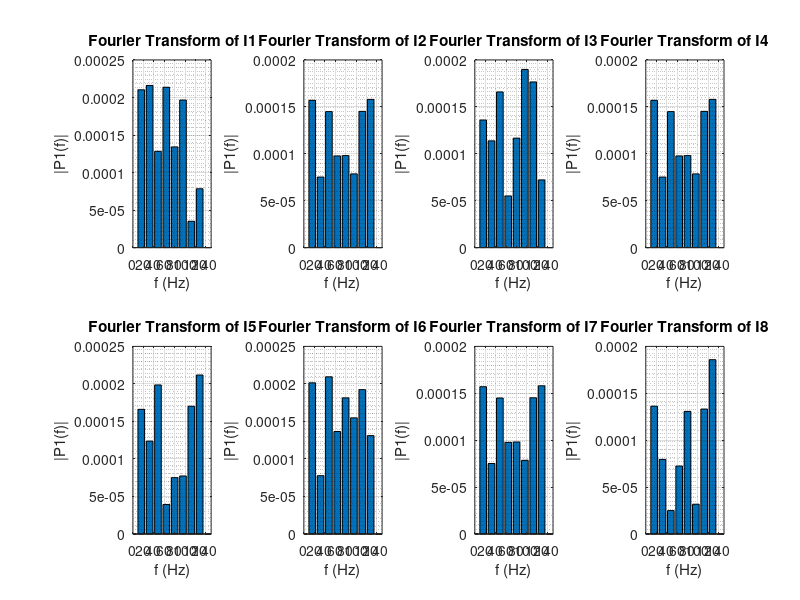

This chart was generated by the following MATLAB code: (Note: this script raises an error after producing the figure.)
%testing for fourier signals on memristor crossbar array
M = 4;                % Power of signal frequency
N = 5;                % Power of length
f = 2^M;              % Frequency of base harmonic
%100 samples
Fs = 32*f;            % Sampling frequency                    
T = 1/Fs;             % Sampling period       
L = 2^N;              % Length of signal   NB: MUST be power of 2
t = (0:L-1)*T;        % Time vector (2^N samples, from 0:2^N-1)
n = 1;

%set up input sequence of voltages being 
v1 = sin(2*pi*f*t*n);
v2 = sin(2*pi*f*t*(n+1));
v3 = sin(2*pi*f*t*(n+2));
v4 = sin(2*pi*f*t*(n+3));
v5 = sin(2*pi*f*t*(n+4));
v6 = sin(2*pi*f*t*(n+5));
v7 = sin(2*pi*f*t*(n+6));
v8 = sin(2*pi*f*t*(n+7));

Vin = zeros(8,L); %Please parametrise the number of columns of this, and make it 2^N
Vin(1,1:L) = v1;
Vin(2,1:L) = v2;
Vin(3,1:L) = v3;
Vin(4,1:L) = v4;
Vin(5,1:L) = v5;
Vin(6,1:L) = v6;
Vin(7,1:L) = v7;
Vin(8,1:L) = v8;

%Conductance Matrix Setup
G = zeros(8,8);
%G = randi(1000,8,8);
G = (20*10^-6)+(rand(8,8).*200*10^-6);

%calculating for current
%transpose as column 1 resistors are multiplied by the corresponding
%current at each node at time instances
Iout = G'*Vin;
figure
plot(t,Iout(1,1:L));
title('column 1 current')
xlabel('time')
ylabel('amplitude')

%Transform of current in each column
FT_I1 = fft(Iout(1,1:L));
FT_I2 = fft(Iout(2,1:L));
FT_I3 = fft(Iout(3,1:L));
FT_I4 = fft(Iout(4,1:L));
FT_I5 = fft(Iout(5,1:L));
FT_I6 = fft(Iout(6,1:L));
FT_I7 = fft(Iout(7,1:L));
FT_I8 = fft(Iout(8,1:L));

%Plotting FT I1
freq = Fs*(0:(L/2))/L;              
P2_FT_I1 = abs(FT_I1/L);
P1_FT_I1 = P2_FT_I1(1:L/2+1);
P1_FT_I1(2:end-1) = 2*P1_FT_I1(2:end-1);
subplot(2,4,1)
bar(freq,P1_FT_I1)
title('Fourier Transform of I1')
xlabel('f (Hz)')
ylabel('|P1(f)|')
xlim([0 150])
grid on;
grid minor;

%Plotting FT I2
freq = Fs*(0:(L/2))/L;              
P2_FT_I2 = abs(FT_I2/L);
P1_FT_I2 = P2_FT_I2(1:L/2+1);
P1_FT_I2(2:end-1) = 2*P1_FT_I2(2:end-1);
subplot(2,4,2)
bar(freq,P1_FT_I2)
title('Fourier Transform of I2')
xlabel('f (Hz)')
ylabel('|P1(f)|')
xlim([0 150]);
grid on;
grid minor;

%Plotting FT I3
freq = Fs*(0:(L/2))/L;              
P2_FT_I3 = abs(FT_I3/L);
P1_FT_I3 = P2_FT_I3(1:L/2+1);
P1_FT_I3(2:end-1) = 2*P1_FT_I3(2:end-1);
subplot(2,4,3)
bar(freq,P1_FT_I3)
title('Fourier Transform of I3')
xlabel('f (Hz)')
ylabel('|P1(f)|')
xlim([0 150]);
grid on;
grid minor;

%Plotting FT I4
freq = Fs*(0:(L/2))/L;              
P2_FT_I4 = abs(FT_I2/L);
P1_FT_I4 = P2_FT_I4(1:L/2+1);
P1_FT_I4(2:end-1) = 2*P1_FT_I4(2:end-1);
subplot(2,4,4)
bar(freq,P1_FT_I4)
title('Fourier Transform of I4')
xlabel('f (Hz)')
ylabel('|P1(f)|')
xlim([0 150]);
grid on;
grid minor;

%Plotting FT I5
freq = Fs*(0:(L/2))/L;              
P2_FT_I5 = abs(FT_I5/L);
P1_FT_I5 = P2_FT_I5(1:L/2+1);
P1_FT_I5(2:end-1) = 2*P1_FT_I5(2:end-1);
subplot(2,4,5)
bar(freq,P1_FT_I5)
title('Fourier Transform of I5')
xlabel('f (Hz)')
ylabel('|P1(f)|')
xlim([0 150]);
grid on;
grid minor;

%Plotting FT I6
freq = Fs*(0:(L/2))/L;              
P2_FT_I6 = abs(FT_I6/L);
P1_FT_I6 = P2_FT_I6(1:L/2+1);
P1_FT_I6(2:end-1) = 2*P1_FT_I6(2:end-1);
subplot(2,4,6)
bar(freq,P1_FT_I6)
title('Fourier Transform of I6')
xlabel('f (Hz)')
ylabel('|P1(f)|')
xlim([0 150]);
grid on;
grid minor;

%Plotting FT I7
freq = Fs*(0:(L/2))/L;              
P2_FT_I7 = abs(FT_I2/L);
P1_FT_I7 = P2_FT_I7(1:L/2+1);
P1_FT_I7(2:end-1) = 2*P1_FT_I7(2:end-1);
subplot(2,4,7)
bar(freq,P1_FT_I7)
title('Fourier Transform of I7')
xlabel('f (Hz)')
ylabel('|P1(f)|')
xlim([0 150]);
grid on;
grid minor;

%Plotting FT I8
freq = Fs*(0:(L/2))/L;              
P2_FT_I8 = abs(FT_I8/L);
P1_FT_I8 = P2_FT_I8(1:L/2+1);
P1_FT_I8(2:end-1) = 2*P1_FT_I8(2:end-1);
subplot(2,4,8)
bar(freq,P1_FT_I8)
title('Fourier Transform of I8')
xlabel('f (Hz)')
ylabel('|P1(f)|')
xlim([0 150]);
grid on;
grid minor;


%Use fourier transform to compute estimate for new conductance matrix
G_fourier(1:8,1) = P1_FT_I1(2:9);
G_fourier(1:8,2) = P1_FT_I2(2:9);
G_fourier(1:8,3) = P1_FT_I3(2:9);
G_fourier(1:8,4) = P1_FT_I4(2:9);
G_fourier(1:8,5) = P1_FT_I5(2:9);
G_fourier(1:8,6) = P1_FT_I6(2:9);
G_fourier(1:8,7) = P1_FT_I7(2:9);
G_fourier(1:8,8) = P1_FT_I8(2:9);

figure
heatmap(G);
title('Real Conductance Matrix')
figure
heatmap(G_fourier);
title('Estimated Conductance Matrix with Fourier Transform')


%Calculate new current from conductance matrix
Iout_1 = G_fourier'*Vin;

%Find error between 'measured' current and 'guessed' current
error_1 = Iout_1 - Iout;
mean_error_1 = zeros(8,8);
for k = 1:8 
mean_error_1 (k,1:8) = mean(error_1,2);
end

%Correct conductance by adding/subtracting error to conductance
G_1 = G_fourier - mean_error_1;

%2nd iteration
Iout_2 = G_1'*Vin;
error_2 = Iout_2 - Iout_1;
mean_error_2 = zeros(8,8);
for k = 1:8 
mean_error_2 (k,1:8) = mean(error_2,2);
end
G_2 = G_1 - mean_error_2;

%3rd iteration
Iout_3 = G_2'*Vin;
error_3 = Iout_3 - Iout_2;
mean_error_3 = zeros(8,8);
for k = 1:8 
mean_error_3 (k,1:8) = mean(error_3,2);
end
G_3 = G_2 - mean_error_3;

%4th iteration
Iout_4 = G_3'*Vin;
error_4 = Iout_4 - Iout_3;
mean_error_4 = zeros(8,8);
for k = 1:8 
mean_error_4 (k,1:8) = mean(error_4,2);
end
G_4 = G_3 - mean_error_4;

%Plotting the Fourier Transform of signal
%{ 
figure
plot(t,v1);                 %signal for FT to be taken
Y = fft(v1);                %transform of input
freq = Fs*(0:(L/2))/L;      %define frequency axis
P2 = abs(Y/L);
P1 = P2(1:L/2+1);
P1(2:end-1) = 2*P1(2:end-1);
bar(freq,P1) 
title('Single-Sided Amplitude Spectrum of S(t)')
xlabel('f (Hz)')
ylabel('|P1(f)|')
%}